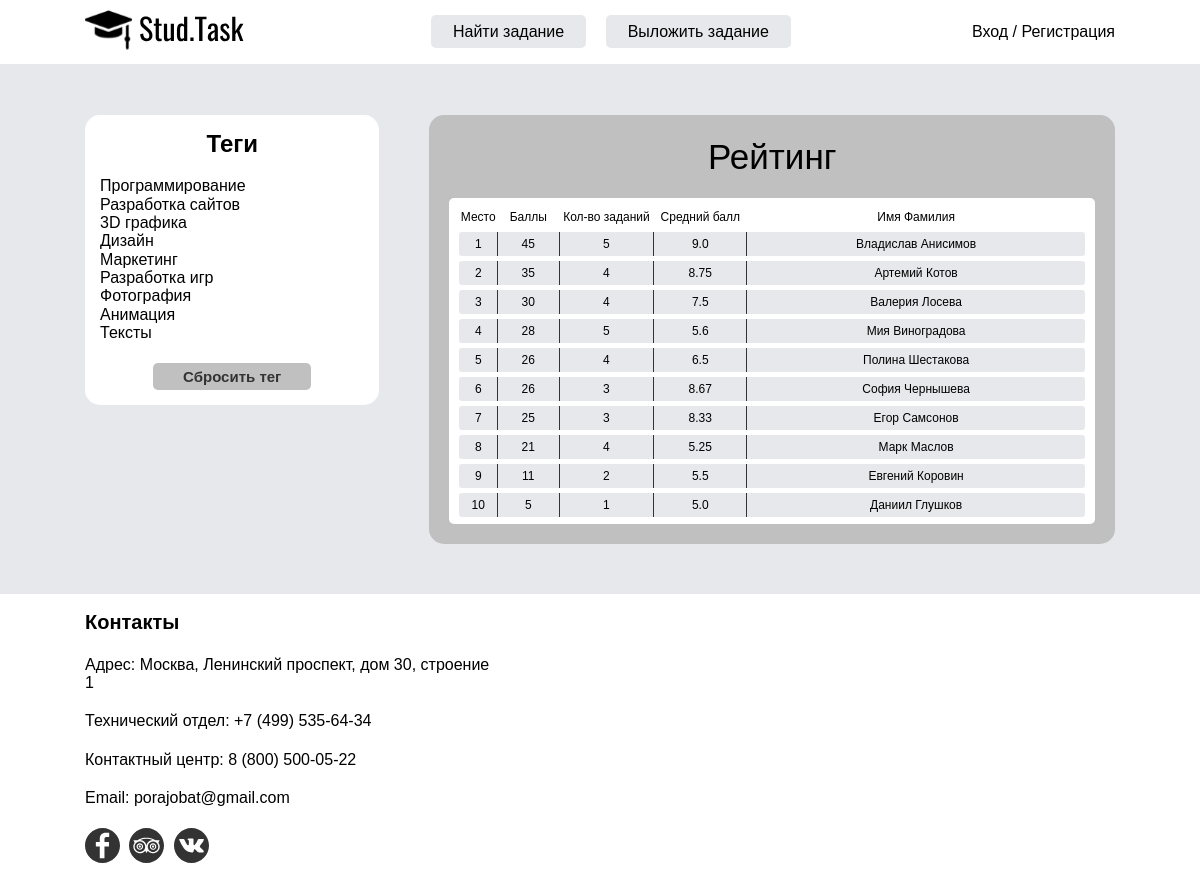
/rating/, run on the app's committed database.
### diplom/app_tasks/models.py (models this page shows)
class Tag(models.Model):
    title = models.CharField(max_length=30, verbose_name='Тег')
    def __str__(self):
        return self.title
    class Meta:
        verbose_name = 'Тег'
        verbose_name_plural = 'Теги'

### diplom/app_users/models.py (models this page shows)
class ProfileContractorModel(models.Model):
    user = models.OneToOneField(User, on_delete=models.CASCADE)
    profile_img = models.ImageField(upload_to='profile_img/', blank=True)
    birth_day = models.DateField(blank=True, default='2000-01-01')
    phone = models.CharField(blank=True, max_length=15)
    city = models.CharField(blank=True, max_length=30)
    university = models.CharField(blank=True, max_length=50)
    faculty = models.CharField(blank=True, max_length=50)
    specialization = models.CharField(blank=True, max_length=50)
    rating = models.IntegerField(default=0)
    count_task = models.IntegerField(default=0)
    middle_point = models.FloatField(default=0)
    class Meta:
        verbose_name = 'Студент'
        verbose_name_plural = 'Студенты'
        ordering = ['-rating']

### diplom/app_rating/views.py (the view)
# urls.py: path('', rating_all, name='rating'),
def rating_all(request):
    tags = Tag.objects.all()
    users = ProfileContractorModel.objects.filter(rating__gt=0)
    top_users = []
    for place, user in enumerate(users):
        user.place = place + 1
        top_users.append(user)
    paginator = Paginator(top_users, 20)
    page_number = request.GET.get('page')
    page_obj = paginator.get_page(page_number)
    return render(request, 'app_rating/rating.html', context={'top_users': top_users,
                                                              'tags': tags,
                                                              'page_obj': page_obj,
                                                              })

### templates/app_rating/rating.html (shortened to what this page needs)
{% extends 'base.html' %}
{% load static %}
{% block head %}
    <link rel="stylesheet" href="{% static 'css/rating/style.css' %}">
{% endblock %}
{% block main %}
    <main class="main">
        <div class="container">
            <div class="main__container flex">
                <div class="main__tags tags">
                    <h2 class="tags__title title">
                        Теги
                    </h2>
                    <div class="tags__all">
                        {% for i_tag in tags %}
                        <a href="{% url 'category_detail' i_tag.id %}">{{ i_tag }}</a>
                        {% endfor %}
                    </div>
                    <div class="tags__btn">
                        <a class="button" href="{% url 'rating' %}">Сбросить тег</a>
                    </div>
                </div>
                <div class="main__rating tasks">
                    <div class="rating__title title">
                        {% if tag %}
                        Рейтинг по '{{ tag|upper }}'
                        {% else %}
                        Рейтинг
                        {% endif %}
                    </div>
                    {% if page_obj %}
                        <div class="rating__block">
                            <div class="content-rating__descr descr flex">
                                <div class="descr__place">
                                    Место
                                </div>
                                <div class="descr__rating">
                                    Баллы
                                </div>
                                <div class="descr__count_task">
                                    Кол-во заданий
                                </div>
                                <div class="descr__middle_point">
                                    Средний балл
                                </div>
                                <div class="descr__user">
                                    Имя Фамилия
                                </div>
                            </div>
                            {% for user in page_obj %}
                            {% if not tag %}
                            <div class="user flex">
                                <div class="rating__block-place">
                                    {{ user.place }}
                                </div>
                                <div class="rating__block-rating">
                                    {{ user.rating }}
                                </div>
                                <div class="rating__block-count_task">
                                    {{ user.count_task }}
                                </div>
                                <div class="rating__block-middle_point">
                                    {{ user.middle_point }}
                                </div>
                                <div class="rating__block-user">
                                    <a href="{% url 'contractor-detail' user.user.id %} ">{{ user.user.first_name }} {{ user.user.last_name }}</a>
                                </div>
                            </div>
                            {% endif %}
                            {% endfor %}
                        </div>
                    {% endif %}
                </div>
            </div>
        </div>
    </main>
{% endblock %}

### diplom/diplom/diplom/static/css/base/style.css (style rules this page uses)
:root { --color-white: #fff; --color-black: #333; --color-light-gray: #E7E8EC; --color-gray: #c0c0c0; }
html { box-sizing: border-box; background-color: var(--color-light-gray); height: 100%; }
*, *::before, *::after { box-sizing: inherit; }
a { color: inherit; text-decoration: none; }
body { font-family: 'Montserrat', sans-serif; margin: 0 auto; min-width: 320px; }
.body { flex-direction: column; justify-content: space-between; min-height: 100%; }
.flex { display: flex; }
.container { max-width: 1060px; padding: 0 15px; margin: 0 auto; }
.title { margin: 0; }

### static/css/rating/style.css (style rules this page uses)
.main { margin-bottom: 50px; }
.main__container { justify-content: space-between; align-items: flex-start; }
.main__tags { background-color: var(--color-white); padding: 15px; border-radius: 15px; width: 30%; margin-right: 50px; }
.tags__title { margin: 0; margin-bottom: 20px; text-align: center; }
.tags__all { margin-bottom: 20px; }
.tags__all a { display: block; }
.tags__btn { text-align: center; }
.tags__btn .button { background-color: var(--color-gray); padding: 5px 30px; border-radius: 5px; color: var(--color-black); font-style: normal; font-weight: bold; font-size: 15px; line-height: 27px; text-decoration: none; }
.main__rating { width: 70%; background-color: var(--color-gray); border-radius: 15px; padding: 20px; }
.rating__title { text-align: center; font-style: normal; font-weight: 400; font-size: 35px; line-height: 43px; margin-bottom: 20px; }
.rating__block { align-items: center; border-radius: 5px; font-style: normal; font-weight: 400; font-size: 12px; line-height: 24px; background-color: var(--color-white); }
.descr__place,.rating__block-place { width: 6%; text-align: center; }
.descr__rating,.rating__block-rating { width: 10%; text-align: center; }
.descr__count_task,.rating__block-count_task { width: 15%; text-align: center; }
.descr__middle_point,.rating__block-middle_point { width: 15%; text-align: center; }
.descr__user,.rating__block-user { width: 54%; text-align: center; }
.rating__block-rating,.rating__block-middle_point { border-right: 1px solid #333; border-left: 1px solid #333; }
.user { border-radius: 3px; background-color: var(--color-light-gray); }
.user:not(:last-child) { margin-bottom: 5px; }
.content-rating__descr { margin-bottom: 3px; }
.rating__block { padding: 7px 10px; }

### data on the page
Tag: title "Программирование"
Tag: title "Разработка сайтов"
Tag: title "3D графика"
Tag: title "Дизайн"
Tag: title "Маркетинг"
Tag: title "Разработка игр"
Tag: title "Фотография"
Tag: title "Анимация"
Tag: title "Тексты"
ProfileContractorModel: place "1", rating "45", count_task "5", middle_point "9.0", user.first_name "Владислав", user.last_name "Анисимов"
ProfileContractorModel: place "2", rating "35", count_task "4", middle_point "8.75", user.first_name "Артемий", user.last_name "Котов"
ProfileContractorModel: place "3", rating "30", count_task "4", middle_point "7.5", user.first_name "Валерия", user.last_name "Лосева"
ProfileContractorModel: place "4", rating "28", count_task "5", middle_point "5.6", user.first_name "Мия", user.last_name "Виноградова"
ProfileContractorModel: place "5", rating "26", count_task "4", middle_point "6.5", user.first_name "Полина", user.last_name "Шестакова"
ProfileContractorModel: place "6", rating "26", count_task "3", middle_point "8.67", user.first_name "София", user.last_name "Чернышева"
ProfileContractorModel: place "7", rating "25", count_task "3", middle_point "8.33", user.first_name "Егор", user.last_name "Самсонов"
ProfileContractorModel: place "8", rating "21", count_task "4", middle_point "5.25", user.first_name "Марк", user.last_name "Маслов"
ProfileContractorModel: place "9", rating "11", count_task "2", middle_point "5.5", user.first_name "Евгений", user.last_name "Коровин"
ProfileContractorModel: place "10", rating "5", count_task "1", middle_point "5.0", user.first_name "Даниил", user.last_name "Глушков"
